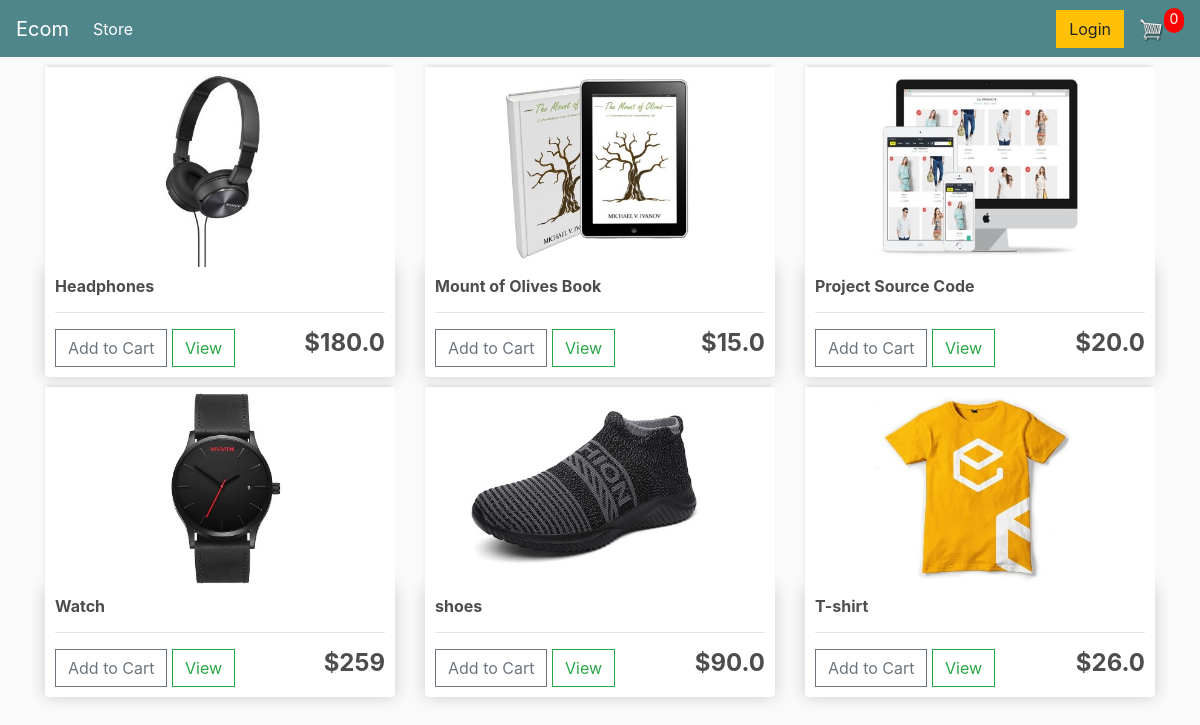
The page / on the database its author committed.
### store/models.py (models this page shows, shortened)
class Product(models.Model):
    name = models.CharField(max_length=200)
    price = models.DecimalField(max_digits=7,decimal_places=2)
    image = models.ImageField(null=True, blank=True)
    digital = models.BooleanField(default=False, null=True, blank=True)

### store/views.py (the view)
# urls.py: path('',include("store.urls")),
def store(request):
    data = cartData(request)
    order = data["order"]
    products = Product.objects.all()
    context = {
        "products":products,
        "cart_total_price" : order.cart_total_price,
        "cart_total_items":order.cart_total_items,
        "shipping": order.shipping
    }
    return render(request,"store/store.html",context)

### store/context_processors.py (called while the page is built)
def total_items(request):
    if request.user.is_authenticated:
        order,_ = Order.objects.get_or_create(customer = request.user.customer,complete = False)
        total_items = order.cart_total_items
    else:
        try:
            cart = json.loads(request.COOKIES["cart"])
            print(cart)
        except:
            cart = {}
        cart_total_items = 0
        for i in cart:
            cart_total_items += cart[i]["quantity"]
        total_items = cart_total_items
    total_items =  total_items
    return {
        "total_items":total_items
    }

### store/utils.py (called while the page is built, shortened)
def cookieCart(request):
        try:
            cart = json.loads(request.COOKIES["cart"])
            print(cart)
        except:
            cart = {}
        class Ord:
            cart_total_items = 0
            cart_total_price = 0
            shipping = False
        items = []
        order = Ord()
        cart_total_items = 0
        order.cart_total_items = cart_total_items
        return {"order":order,"items":items}

def cartData(request):
    if request.user.is_authenticated:
        customer = request.user.customer
        order, created = Order.objects.get_or_create(customer = customer,complete = False)
        items = order.items.all()
    else:
        cookie_data = cookieCart(request)
        order = cookie_data["order"]
        items = cookie_data["items"]
    return {"order":order,"items":items}

### store/templates/store/store.html
{% extends 'store/main.html' %}
{% load static %}
{% block content %}
        <div class="row">
            {% for product in products %}
                <div class="col-lg-4">
                    <img class="thumbnail" src="{{product.image.url}}">
                    <div class="box-element product">
                            <h6><strong>{{product.name}}</strong></h6>
                            <hr>
                            <button  data-product="{{product.id}}" data-action="add" class="btn btn-outline-secondary add-btn update-cart">Add to Cart</button>
                            <a class="btn btn-outline-success" href="#">View</a>
                            <h4 style="display: inline-block; float: right"><strong>${{product.price|floatformat}}</strong></h4>
                    </div>
                </div>
            {% endfor %}
        </div>
{% endblock content %}

### static/css/main.css (style rules this page uses)
body { background-color: hsl(0, 0%, 98%); }
h1,h2,h3,h4,h5,h6 { color:hsl(0, 0%, 30%); }
.box-element { box-shadow:hsl(0, 0%, 80%) 0 0 16px; background-color: #fff; border-radius: 4px; padding: 10px; }
.thumbnail { width: 100%; height: 200px; -webkit-box-shadow: -1px -3px 5px -2px rgba(214,214,214,1); -moz-box-shadow: -1px -3px 5px -2px rgba(214,214,214,1); box-shadow: -1px -3px 5px -2px rgba(214,214,214,1); }
.product { border-radius: 0 0 4px 4px; }
.col-lg-4, .col-lg-6, .col-lg-8, .col-lg-12 { margin-top: 10px; }
.btn { border-radius: 0; }

### rows shown on the page
Product: image (picture), name "Headphones", price "180.0"
Product: image (picture), name "Mount of Olives Book", price "15.0"
Product: image (picture), name "Project Source Code", price "20.0"
Product: image (picture), name "Watch", price "259"
Product: image (picture), name "shoes", price "90.0"
Product: image (picture), name "T-shirt", price "26.0"

### other values the page prints
{{ total_items }} "0"
